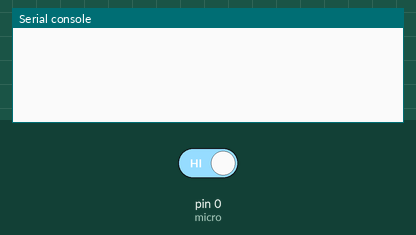
Recording of a program running on a simulated MicroPython board. On the bench: the last lines printed to the serial console. The test bench sets the inputs (shaded band); at power-on: pin 0 (micro) HIGH. At 9.3 s the program stops and its outputs stay as they are.

Above: at 1.2 s.
1.3 s: pin 0 (micro) driven LOW
At 2.1 s:
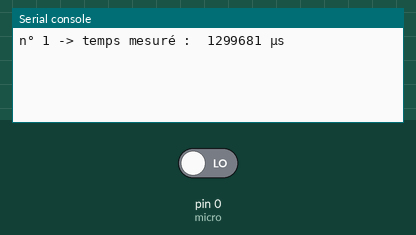
At 10.5 s:
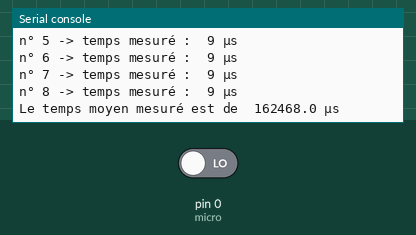
Timing chart, 0 to 10.8 s (numbered marks = the images above; inputs shaded):
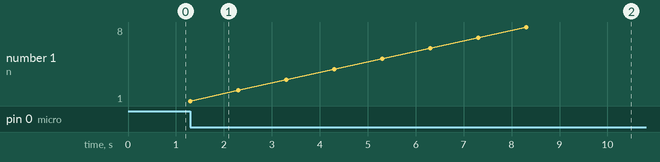

The program:

2nde-SON-TP1-_1-temps_reaction.py
```python
from machine import Pin
from time import ticks_us, sleep

buz = Pin(4, Pin.OUT)
micro = Pin(0, Pin.IN)

somme = 0
for n in range(1,9): # faire 8 essais n = 1, 2, 3, ... jusqu'à 9 exclu
    buz.on()
    t0 = ticks_us()
    while micro.value()==1 :
        pass
    t1 = ticks_us()
    buz.off()

    delta_t = t1 - t0 # delta_t : temps de réaction entre 300 et 400 µs selon le réglage de sensibilité du micro

    print("n°",n,"-> temps mesuré : ",delta_t,"µs")

    somme = somme + delta_t # cumulés les delta_t pour calculer la moyenne
    sleep(1) # attendre 1 seconde entre deux essais
moyenne = somme / 8
print("Le temps moyen mesuré est de ",moyenne,"µs")    
```

Measured:
- after the input at 1.3 s, the serial console: prints a new line at once (image 1)
